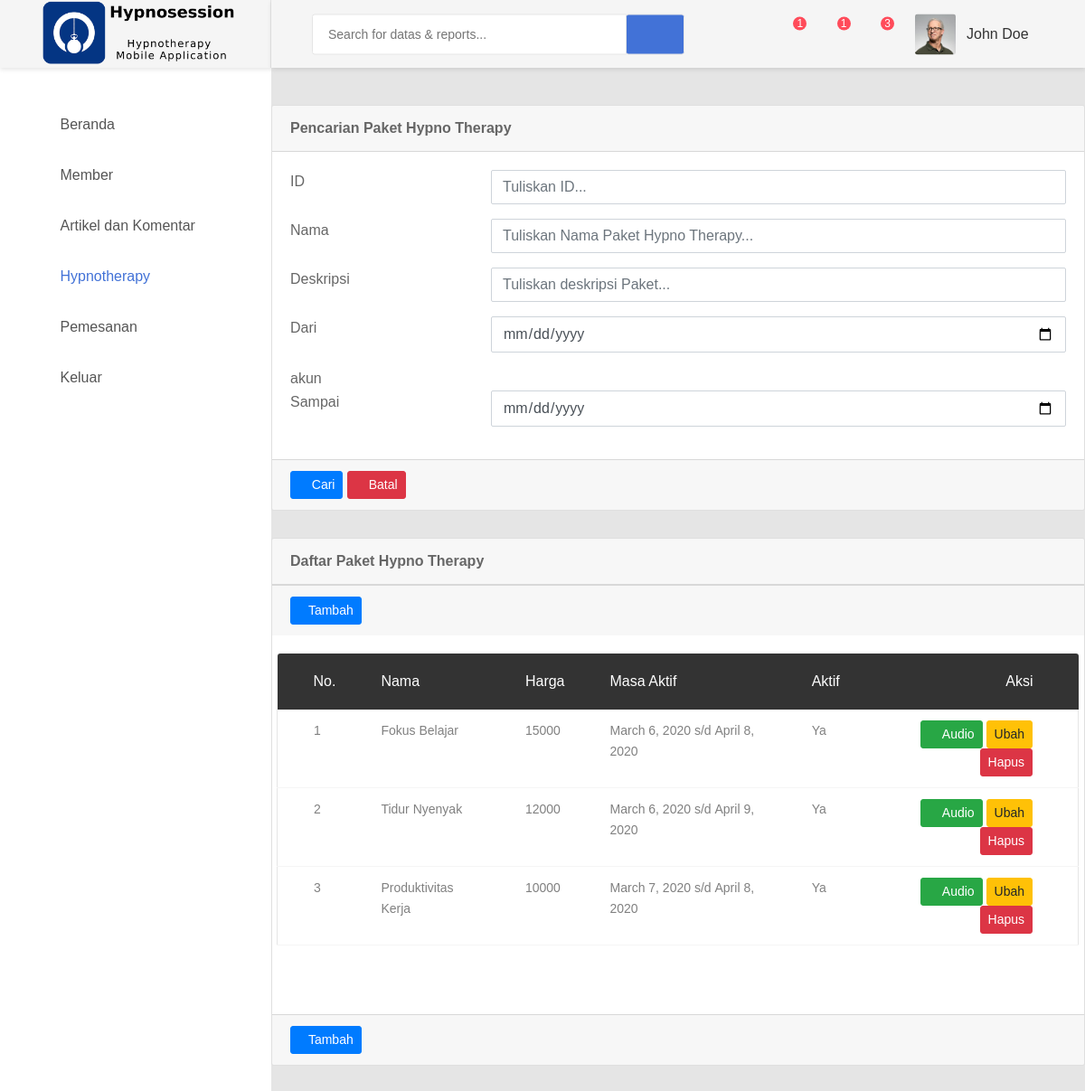
Page /hypno/ on the committed database.
### hypno/models.py (models this page shows, shortened)
class PaketTerapi(models.Model):
    nama = models.CharField(max_length=100)
    deskripsi = models.TextField()
    harga = models.IntegerField()
    aktif = models.BooleanField()
    mulai = models.DateField()
    akhir = models.DateField()
    publikasi = models.DateTimeField(auto_now_add=True)
    update = models.DateTimeField(auto_now=True)
    class Meta:
        db_table = 'paket_terapi'

### hypno/views.py (the view)
# urls.py: path('', views.index, name='index'),
def index(request):
    paket = PaketTerapi.objects.all()
    context = {
        'paket': paket,
        'view': 'hypno',
        'title': 'Paket Hypnotherapy',
    }
    return render(request, 'hypno/index.html', context)

### hypno/templates/hypno/index.html
{% extends "base.html" %}
{% block content %}
<div class="card">
    <div class="card-header">
        <strong>Pencarian Paket Hypno Therapy</strong>
    </div>
    <div class="card-body card-block">
        <form action="" method="post" class="form-horizontal">
            <div class="row form-group">
                <div class="col col-md-3">
                    <label for="hf-id" class=" form-control-label">ID</label>
                </div>
                <div class="col-12 col-md-9">
                    <input type="text" id="hf-id" name="hf-id" placeholder="Tuliskan ID..." class="form-control">
                </div>
            </div>
            <div class="row form-group">
                <div class="col col-md-3">
                    <label for="hf-nama" class=" form-control-label">Nama</label>
                </div>
                <div class="col-12 col-md-9">
                    <input type="text" id="hf-nama" name="hf-nama" placeholder="Tuliskan Nama Paket Hypno Therapy..."
                        class="form-control">
                </div>
            </div>
            <div class="row form-group">
                <div class="col col-md-3">
                    <label for="hf-konten" class=" form-control-label">Deskripsi</label>
                </div>
                <div class="col-12 col-md-9">
                    <input type="text" id="hf-deskripsi" name="hf-deskripsi" placeholder="Tuliskan deskripsi Paket..."
                        class="form-control">
                </div>
            </div>
            <div class="row form-group">
                <div class="col col-md-3">
                    <label for="hf-tanggal-mulai" class=" form-control-label">Dari</label>
                </div>
                <div class="col-12 col-md-9">
                    <input type="date" id="hf-tanggal-mulai" name="hf-tanggal-mulai"
                        placeholder="Pilih tanggal yang mulai yang sesuai..." class="form-control">
                </div>
            </div>akun
            <div class="row form-group">
                <div class="col col-md-3">
                    <label for="hf-tanggal-akhir" class=" form-control-label">Sampai</label>
                </div>
                <div class="col-12 col-md-9">
                    <input type="date" id="hf-tanggal-akhir" name="hf-tanggal-akhir"
                        placeholder="Pilih tanggal yang akhir yang sesuai..." class="form-control">
                </div>
            </div>
        </form>
    </div>
    <div class="card-footer">
        <button type="submit" class="btn btn-primary btn-sm">
            <i class="fa fa-search"></i> Cari
        </button>
        <button type="reset" class="btn btn-danger btn-sm">
            <i class="fa fa-ban"></i> Batal
        </button>
    </div>
</div>
<div class="card">
    <div class="card-header">
        <strong>Daftar Paket Hypno Therapy</strong>
    </div>
    <div class="card-footer">
        <a class="btn btn-primary btn-sm" href="/hypno/add" role="button">
            <i class="zmdi zmdi-plus"></i>Tambah
        </a>
    </div>
    <div class="card-body card-block">
        <div class="row form-group">
            <div class="table-responsive m-b-40">
                <table class="table table-borderless table-data3">
                    <thead>
                        <tr>
                            <th>No.</th>
                            <th>Nama</th>
                            <th>Harga</th>
                            <th>Masa Aktif</th>
                            <th>Aktif</th>
                            <th>Aksi</th>
                        </tr>
                    </thead>
                    <tbody>
                        {% for pk in paket %}
                        <tr>
                            <td>{{ forloop.counter }}</td>
                            <td>{{ pk.nama }}</td>
                            <td>{{ pk.harga }}</td>
                            <td>{{ pk.mulai }}&nbsp;s/d&nbsp;{{ pk.akhir }}</td>
                            <td>
                                {% if pk.aktif %}
                                Ya
                                {% else %}
                                Tidak
                                {% endif %}
                            </td>
                            <td>
                                <a class="btn btn-success btn-sm" href="/hypno/upload/{{ pk.id }}" role="button"><i
                                        class="fa fa-upload"></i>&nbsp;Audio</a>
                                <a class="btn btn-warning btn-sm" href="/hypno/edit/{{ pk.id }}" role="button">Ubah</a>
                                <a class="btn btn-danger btn-sm" href="/hypno/delete/{{ pk.id }}"
                                    role="button">Hapus</a>
                            </td>
                        </tr>
                        {% endfor %}
                    </tbody>
                </table>
            </div>
        </div>
    </div>
    <div class="card-footer">
        <a class="btn btn-primary btn-sm" href="/hypno/add" role="button">
            <i class="zmdi zmdi-plus"></i>Tambah
        </a>
    </div>
</div>
{% endblock %}

### rows in the picture
PaketTerapi: nama "Fokus Belajar", harga "15000", mulai "March 6, 2020", akhir "April 8, 2020", aktif "Ya"
PaketTerapi: nama "Tidur Nyenyak", harga "12000", mulai "March 6, 2020", akhir "April 9, 2020", aktif "Ya"
PaketTerapi: nama "Produktivitas Kerja", harga "10000", mulai "March 7, 2020", akhir "April 8, 2020", aktif "Ya"
